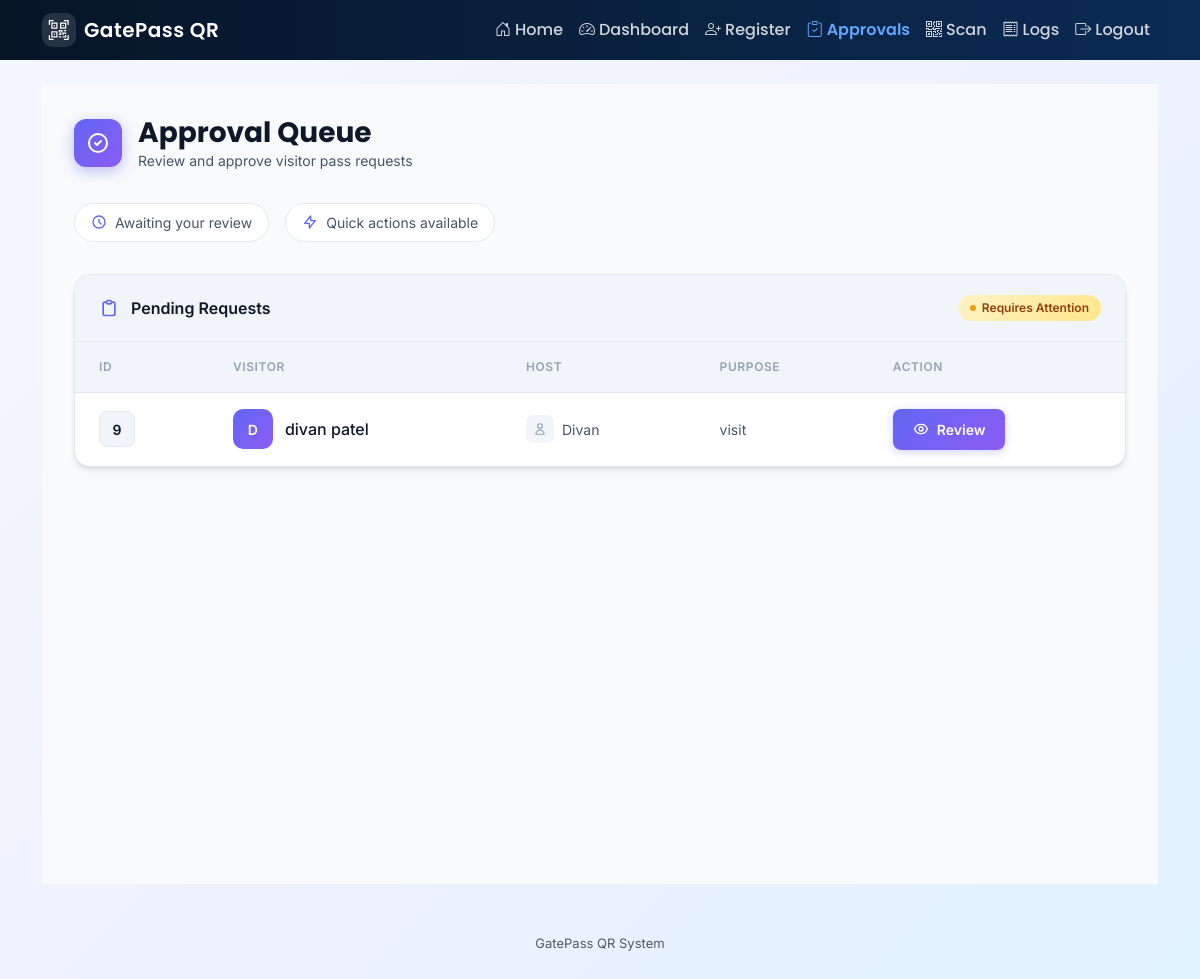
/approvals/ (signed in), run on an earlier commit of the app's database.
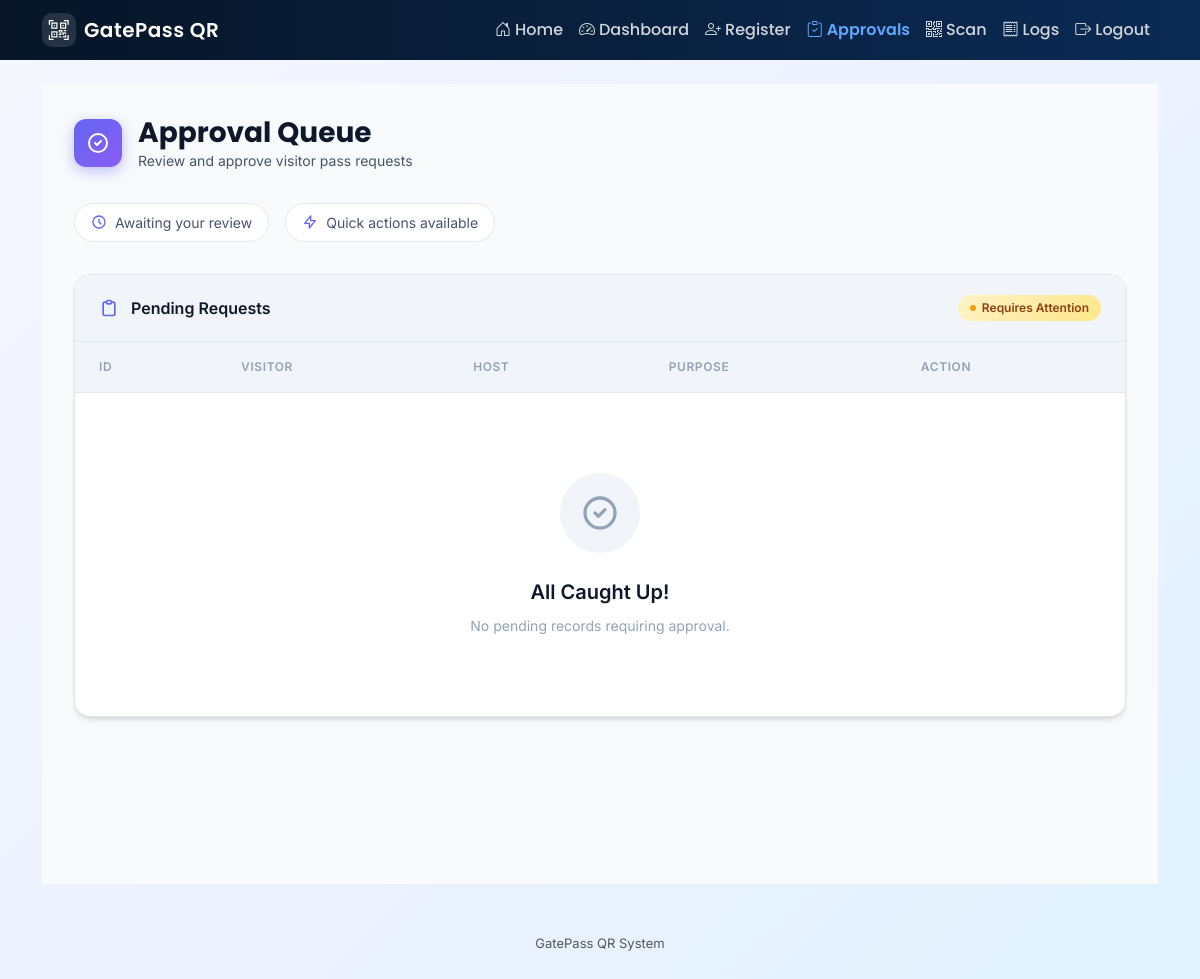
And on a later commit of the database.
### visitors/models.py (models this page shows, shortened)
class VisitorPass(models.Model):
    STATUS_PENDING = "pending"
    STATUS_APPROVED = "approved"
    STATUS_REJECTED = "rejected"
    STATUS_CHECKED_IN = "checked_in"
    STATUS_CHECKED_OUT = "checked_out"
    STATUS_EXPIRED = "expired"
    STATUS_CHOICES = [
        (STATUS_PENDING, "Pending"),
        (STATUS_APPROVED, "Approved"),
        (STATUS_REJECTED, "Rejected"),
        (STATUS_CHECKED_IN, "Checked-In"),
        (STATUS_CHECKED_OUT, "Checked-Out"),
        (STATUS_EXPIRED, "Expired"),
    ]
    visitor_name = models.CharField(max_length=200)
    phone_number = models.CharField(max_length=20)
    email = models.EmailField(blank=True)
    id_proof = models.FileField(upload_to="id_proofs/", blank=True, null=True)
    purpose = models.TextField()
    host = models.ForeignKey(User, on_delete=models.PROTECT, related_name="hosted_visits")
    reference_by = models.CharField(max_length=200, blank=True)
    visitor_type = models.CharField(max_length=100, blank=True, default="General")
    valid_from = models.DateTimeField()
    valid_until = models.DateTimeField()
    is_multi_entry = models.BooleanField(default=False)
    status = models.CharField(max_length=20, choices=STATUS_CHOICES, default=STATUS_PENDING)
    approval_note = models.CharField(max_length=255, blank=True)
    approved_by = models.ForeignKey(
        User, on_delete=models.SET_NULL, null=True, blank=True, related_name="approved_visits"
    )
    approved_at = models.DateTimeField(null=True, blank=True)
    qr_token = models.TextField(blank=True)
    qr_image = models.ImageField(upload_to="qr_codes/", blank=True, null=True)
    is_used = models.BooleanField(default=False)
    check_in_at = models.DateTimeField(null=True, blank=True)
    check_out_at = models.DateTimeField(null=True, blank=True)
    check_in_gate = models.ForeignKey(
        Gate, on_delete=models.SET_NULL, null=True, blank=True, related_name="checkin_passes"
    )
    check_out_gate = models.ForeignKey(
        Gate, on_delete=models.SET_NULL, null=True, blank=True, related_name="checkout_passes"
    )
    created_by = models.ForeignKey(User, on_delete=models.PROTECT, related_name="created_visits")
    created_at = models.DateTimeField(auto_now_add=True)
    class Meta:
        ordering = ["-created_at"]

### visitors/views.py (the view)
# urls.py: path("approvals/", views.approval_queue, name="approval_queue"),
@login_required
@role_required("admin", "host")
def approval_queue(request):
    qs = VisitorPass.objects.filter(status="pending").select_related("host")
    if request.user.profile.role == "host" and not is_org_admin(request.user):
        qs = qs.filter(host=request.user)
    return render(request, "visitors/approval_queue.html", {"passes": qs})

### accounts/permissions.py (called while the page is built)
def role_required(*allowed_roles):
    def decorator(view_func):
        @wraps(view_func)
        def _wrapped(request, *args, **kwargs):
            if not request.user.is_authenticated:
                return HttpResponseForbidden("Login required")
            role = getattr(getattr(request.user, "profile", None), "role", None)
            if request.user.is_superuser or role in allowed_roles:
                return view_func(request, *args, **kwargs)
            return HttpResponseForbidden("Access denied")
        return _wrapped
    return decorator

### templates/visitors/approval_queue.html (shortened to what this page needs)
{% extends "base.html" %}
{% block content %}
<div class="approval-container">
  <div class="page-header">
    <div class="header-content">
      <div class="header-icon">
        <svg xmlns="http://www.w3.org/2000/svg" fill="none" viewBox="0 0 24 24" stroke="currentColor" stroke-width="2">
          <path stroke-linecap="round" stroke-linejoin="round" d="M9 12l2 2 4-4m6 2a9 9 0 11-18 0 9 9 0 0118 0z" />
        </svg>
      </div>
      <div class="header-text">
        <h3>Approval Queue</h3>
        <p>Review and approve visitor pass requests</p>
      </div>
    </div>
  </div>
  <div class="stats-bar">
    <div class="stat-chip">
      <svg xmlns="http://www.w3.org/2000/svg" fill="none" viewBox="0 0 24 24" stroke="currentColor" stroke-width="2">
        <path stroke-linecap="round" stroke-linejoin="round" d="M12 8v4l3 3m6-3a9 9 0 11-18 0 9 9 0 0118 0z" />
      </svg>
      <span>Awaiting your review</span>
    </div>
    <div class="stat-chip">
      <svg xmlns="http://www.w3.org/2000/svg" fill="none" viewBox="0 0 24 24" stroke="currentColor" stroke-width="2">
        <path stroke-linecap="round" stroke-linejoin="round" d="M13 10V3L4 14h7v7l9-11h-7z" />
      </svg>
      <span>Quick actions available</span>
    </div>
  </div>
  <div class="table-card">
    <div class="table-header">
      <div class="table-title">
        <svg xmlns="http://www.w3.org/2000/svg" fill="none" viewBox="0 0 24 24" stroke="currentColor" stroke-width="2">
          <path stroke-linecap="round" stroke-linejoin="round" d="M9 5H7a2 2 0 00-2 2v12a2 2 0 002 2h10a2 2 0 002-2V7a2 2 0 00-2-2h-2M9 5a2 2 0 002 2h2a2 2 0 002-2M9 5a2 2 0 012-2h2a2 2 0 012 2" />
        </svg>
        Pending Requests
      </div>
      <div class="pending-badge">
        <span class="pulse-dot"></span>
        Requires Attention
      </div>
    </div>
    <table class="modern-table">
      <thead>
        <tr>
          <th>ID</th>
          <th>Visitor</th>
          <th>Host</th>
          <th>Purpose</th>
          <th>Action</th>
        </tr>
      </thead>
      <tbody>
        {% for p in passes %}
        <tr>
          <td>
            <span class="id-badge">{{ p.id }}</span>
          </td>
          <td>
            <div class="visitor-cell">
              <div class="visitor-avatar">{{ p.visitor_name|make_list|first|upper }}</div>
              <span class="visitor-name">{{ p.visitor_name }}</span>
            </div>
          </td>
          <td>
            <div class="host-cell">
              <div class="host-icon">
                <svg xmlns="http://www.w3.org/2000/svg" fill="none" viewBox="0 0 24 24" stroke="currentColor" stroke-width="2">
                  <path stroke-linecap="round" stroke-linejoin="round" d="M16 7a4 4 0 11-8 0 4 4 0 018 0zM12 14a7 7 0 00-7 7h14a7 7 0 00-7-7z" />
                </svg>
              </div>
              <span class="host-name">{{ p.host.username }}</span>
            </div>
          </td>
          <td>
            <span class="purpose-text" title="{{ p.purpose }}">{{ p.purpose|truncatechars:50 }}</span>
          </td>
          <td>
            <a class="review-btn" href="{% url 'review_pass' p.id %}">
              Review
            </a>
          </td>
        </tr>
        {% empty %}
        <tr>
          <td colspan="5">
            <div class="empty-state">
              <div class="empty-icon">
                <svg xmlns="http://www.w3.org/2000/svg" fill="none" viewBox="0 0 24 24" stroke="currentColor" stroke-width="2">
                  <path stroke-linecap="round" stroke-linejoin="round" d="M9 12l2 2 4-4m6 2a9 9 0 11-18 0 9 9 0 0118 0z" />
                </svg>
              </div>
              <div class="empty-title">All Caught Up!</div>
              <div class="empty-text">No pending records requiring approval.</div>
            </div>
          </td>
        </tr>
        {% endfor %}
      </tbody>
    </table>
  </div>
</div>
{% endblock %}

What changed in the data, as far as the page shows it:
no longer on this page (row edited): VisitorPass: id "9", visitor_name|make_list "D", visitor_name "divan patel", host.username "Divan", purpose "visit"
Also different on the page:
text now shown: "All Caught Up! No pending records requiring approval."
